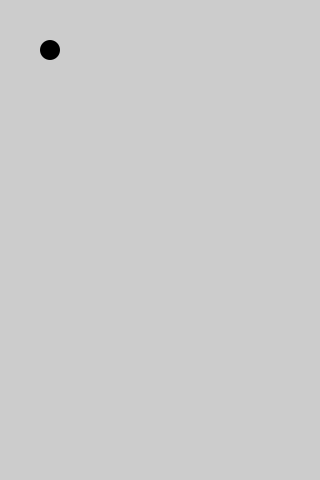
Frame 1 (no input)
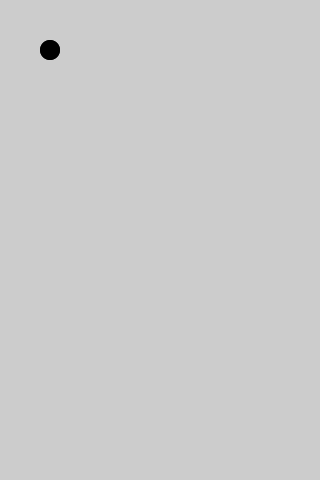
Frame 2 (the mouse pressed at the canvas centre, redrawn once)

The Processing sketch that drew these frames (run headless with seeded random() and noise(); the mouse was pressed at the canvas centre and the sketch redrawn once):

// Processing sketch: processing_7007
// ── processing_7007.pde

// 初回に1回だけ実行
void setup() {
  size(320, 480); // ウィンドウを幅320px、高さ480pxにする
  smooth(); // アンチエイリアスをオンにする（境界を滑らかに）
  noStroke(); // 線を描かない
  fill(0); // 塗り色を黒にする
  noLoop(); // draw関数を繰り返し実行しない（1回だけ実行）
}

// 繰り返し実行
void draw() {
  ellipse(50, 50, 20, 20); // 座標(50, 50) に横直径20px、縦直径20pxの楕円を描く
}
